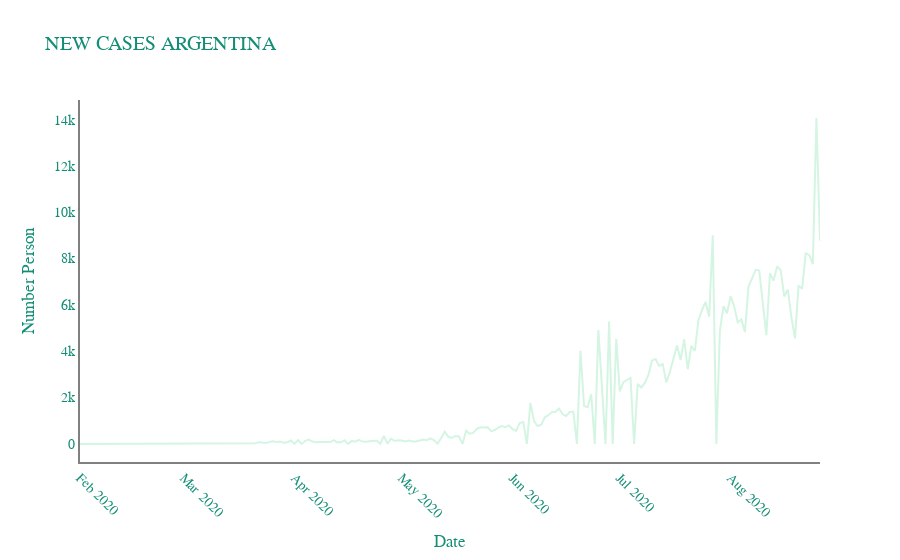

The code cell stored with this chart in its notebook:
### Code cell
fig = go.Figure(data=go.Scatter(x=countries_new_cases["date"],
                                y=countries_new_cases["Argentina"],
                                mode='lines',line_color="#D5F5E3",fillcolor='white'))

fig.update_xaxes(showline=True, linewidth=2, linecolor='grey',tickangle = 45  )
fig.update_yaxes(showline=True, linewidth=2, linecolor='grey')
fig . update_layout ( 
    title = "NEW CASES ARGENTINA" , 
    xaxis_title = "Date" , 
    yaxis_title = "Number Person" , 
    legend_title = None ,
    
    plot_bgcolor="white", 
    font = dict ( 
        family = "Courier New, monospace" , 
        size = 14 , 
        color = "#138D75"
    ) 
)
fig.show()

### Figure 1 — Plotly figure (JSON) as saved in the notebook; plotly's stock layout.template omitted (floating-point values rounded to 4 significant figures; data arrays with more than 128 entries replaced by an {"elided": "..."} marker saying what was removed)
{"data": [{"fillcolor": "white", "line": {"color": "#D5F5E3"}, "mode": "lines", "type": "scatter", "x": {"elided": "186 str values"}, "y": {"elided": "186 int values"}}], "layout": {"font": {"color": "#138D75", "family": "Courier New, monospace", "size": 14}, "legend": {"title": {}}, "plot_bgcolor": "white", "title": {"text": "NEW CASES ARGENTINA"}, "xaxis": {"linecolor": "grey", "linewidth": 2, "showline": true, "tickangle": 45, "title": {"text": "Date"}}, "yaxis": {"linecolor": "grey", "linewidth": 2, "showline": true, "title": {"text": "Number Person"}}}}
